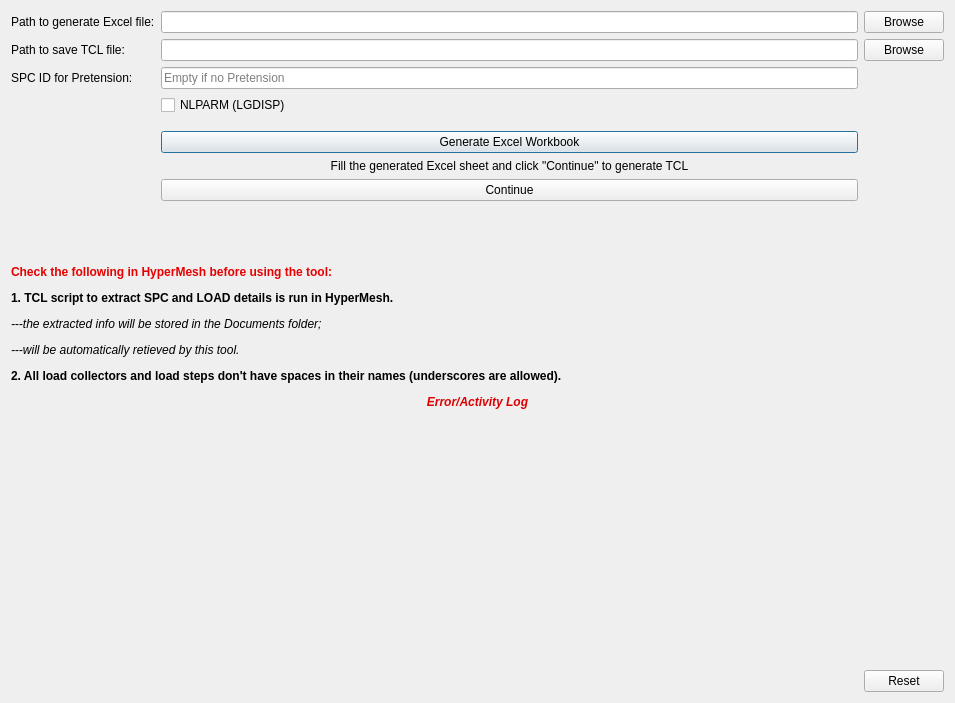
<?xml version="1.0" encoding="UTF-8"?>
<ui version="4.0">
 <class>load</class>
 <widget class="QDialog" name="load">
  <property name="geometry">
   <rect>
    <x>0</x>
    <y>0</y>
    <width>955</width>
    <height>703</height>
   </rect>
  </property>
  <property name="windowTitle">
   <string>Loadcase and Loadstep Generator for Hypermesh</string>
  </property>
  <layout class="QGridLayout" name="gridLayout">
   <item row="6" column="1">
    <widget class="QLabel" name="continueLabel">
     <property name="enabled">
      <bool>true</bool>
     </property>
     <property name="text">
      <string>&lt;html&gt;&lt;head/&gt;&lt;body&gt;&lt;p align=&quot;center&quot;&gt;Fill the generated Excel sheet and click &amp;quot;Continue&amp;quot; to generate TCL&lt;/p&gt;&lt;/body&gt;&lt;/html&gt;</string>
     </property>
    </widget>
   </item>
   <item row="0" column="2">
    <widget class="QPushButton" name="browseExcel">
     <property name="focusPolicy">
      <enum>Qt::NoFocus</enum>
     </property>
     <property name="text">
      <string>Browse</string>
     </property>
    </widget>
   </item>
   <item row="0" column="1">
    <widget class="QLineEdit" name="excel_file">
     <property name="sizePolicy">
      <sizepolicy hsizetype="MinimumExpanding" vsizetype="Fixed">
       <horstretch>0</horstretch>
       <verstretch>0</verstretch>
      </sizepolicy>
     </property>
     <property name="minimumSize">
      <size>
       <width>400</width>
       <height>0</height>
      </size>
     </property>
     <property name="focusPolicy">
      <enum>Qt::StrongFocus</enum>
     </property>
    </widget>
   </item>
   <item row="1" column="2">
    <widget class="QPushButton" name="browseTCL">
     <property name="focusPolicy">
      <enum>Qt::NoFocus</enum>
     </property>
     <property name="text">
      <string>Browse</string>
     </property>
    </widget>
   </item>
   <item row="1" column="0">
    <widget class="QLabel" name="label_2">
     <property name="text">
      <string>Path to save TCL file:</string>
     </property>
    </widget>
   </item>
   <item row="2" column="1">
    <widget class="QLineEdit" name="pretSPC">
     <property name="sizePolicy">
      <sizepolicy hsizetype="MinimumExpanding" vsizetype="Fixed">
       <horstretch>0</horstretch>
       <verstretch>0</verstretch>
      </sizepolicy>
     </property>
     <property name="minimumSize">
      <size>
       <width>400</width>
       <height>0</height>
      </size>
     </property>
     <property name="focusPolicy">
      <enum>Qt::StrongFocus</enum>
     </property>
     <property name="text">
      <string/>
     </property>
     <property name="placeholderText">
      <string>Empty if no Pretension</string>
     </property>
    </widget>
   </item>
   <item row="10" column="0">
    <spacer name="verticalSpacer_2">
     <property name="orientation">
      <enum>Qt::Vertical</enum>
     </property>
     <property name="sizeType">
      <enum>QSizePolicy::Fixed</enum>
     </property>
     <property name="sizeHint" stdset="0">
      <size>
       <width>0</width>
       <height>0</height>
      </size>
     </property>
    </spacer>
   </item>
   <item row="4" column="1">
    <spacer name="verticalSpacer">
     <property name="orientation">
      <enum>Qt::Vertical</enum>
     </property>
     <property name="sizeType">
      <enum>QSizePolicy::Fixed</enum>
     </property>
     <property name="sizeHint" stdset="0">
      <size>
       <width>20</width>
       <height>10</height>
      </size>
     </property>
    </spacer>
   </item>
   <item row="5" column="1">
    <widget class="QPushButton" name="generate">
     <property name="focusPolicy">
      <enum>Qt::StrongFocus</enum>
     </property>
     <property name="text">
      <string>Generate Excel Workbook</string>
     </property>
    </widget>
   </item>
   <item row="2" column="0">
    <widget class="QLabel" name="label_5">
     <property name="text">
      <string>SPC ID for Pretension:</string>
     </property>
    </widget>
   </item>
   <item row="0" column="0">
    <widget class="QLabel" name="label">
     <property name="text">
      <string>Path to generate Excel file:</string>
     </property>
    </widget>
   </item>
   <item row="9" column="0" colspan="3">
    <widget class="QLabel" name="errorLabel">
     <property name="sizePolicy">
      <sizepolicy hsizetype="Preferred" vsizetype="MinimumExpanding">
       <horstretch>0</horstretch>
       <verstretch>0</verstretch>
      </sizepolicy>
     </property>
     <property name="minimumSize">
      <size>
       <width>50</width>
       <height>300</height>
      </size>
     </property>
     <property name="maximumSize">
      <size>
       <width>16777215</width>
       <height>16777215</height>
      </size>
     </property>
     <property name="text">
      <string/>
     </property>
    </widget>
   </item>
   <item row="1" column="1">
    <widget class="QLineEdit" name="tcl_file">
     <property name="sizePolicy">
      <sizepolicy hsizetype="MinimumExpanding" vsizetype="Fixed">
       <horstretch>0</horstretch>
       <verstretch>0</verstretch>
      </sizepolicy>
     </property>
     <property name="minimumSize">
      <size>
       <width>400</width>
       <height>0</height>
      </size>
     </property>
     <property name="focusPolicy">
      <enum>Qt::StrongFocus</enum>
     </property>
    </widget>
   </item>
   <item row="3" column="1">
    <widget class="QCheckBox" name="checkBox">
     <property name="text">
      <string>NLPARM (LGDISP)</string>
     </property>
     <property name="checked">
      <bool>false</bool>
     </property>
    </widget>
   </item>
   <item row="7" column="1">
    <widget class="QPushButton" name="continue_2">
     <property name="enabled">
      <bool>true</bool>
     </property>
     <property name="text">
      <string>Continue</string>
     </property>
     <property name="checkable">
      <bool>false</bool>
     </property>
    </widget>
   </item>
   <item row="10" column="2">
    <widget class="QPushButton" name="resetButton">
     <property name="text">
      <string>Reset</string>
     </property>
    </widget>
   </item>
   <item row="8" column="0" colspan="3">
    <widget class="QLabel" name="label_6">
     <property name="sizePolicy">
      <sizepolicy hsizetype="Preferred" vsizetype="Minimum">
       <horstretch>0</horstretch>
       <verstretch>0</verstretch>
      </sizepolicy>
     </property>
     <property name="minimumSize">
      <size>
       <width>0</width>
       <height>150</height>
      </size>
     </property>
     <property name="maximumSize">
      <size>
       <width>16777215</width>
       <height>40</height>
      </size>
     </property>
     <property name="text">
      <string>&lt;html&gt;&lt;head/&gt;&lt;body&gt;&lt;p&gt;&lt;span style=&quot; font-weight:600; color:#e70000;&quot;&gt;Check the following in HyperMesh before using the tool:&lt;/span&gt;&lt;/p&gt;&lt;p&gt;&lt;span style=&quot; font-weight:600;&quot;&gt;1. TCL script to extract SPC and LOAD details is run in HyperMesh.&lt;/span&gt;&lt;/p&gt;&lt;p&gt;&lt;span style=&quot; font-style:italic;&quot;&gt;---the extracted info will be stored in the Documents folder;&lt;/span&gt;&lt;/p&gt;&lt;p&gt;&lt;span style=&quot; font-style:italic;&quot;&gt;---will be automatically retieved by this tool.&lt;/span&gt;&lt;/p&gt;&lt;p&gt;&lt;span style=&quot; font-weight:600;&quot;&gt;2. All load collectors and load steps don't have spaces in their names (underscores are allowed).&lt;/span&gt;&lt;/p&gt;&lt;p align=&quot;center&quot;&gt;&lt;span style=&quot; font-weight:600; font-style:italic; color:#de0003;&quot;&gt;Error/Activity Log&lt;/span&gt;&lt;/p&gt;&lt;/body&gt;&lt;/html&gt;</string>
     </property>
    </widget>
   </item>
  </layout>
 </widget>
 <tabstops>
  <tabstop>excel_file</tabstop>
  <tabstop>tcl_file</tabstop>
  <tabstop>pretSPC</tabstop>
  <tabstop>checkBox</tabstop>
  <tabstop>generate</tabstop>
  <tabstop>continue_2</tabstop>
  <tabstop>resetButton</tabstop>
 </tabstops>
 <resources/>
 <connections/>
</ui>
